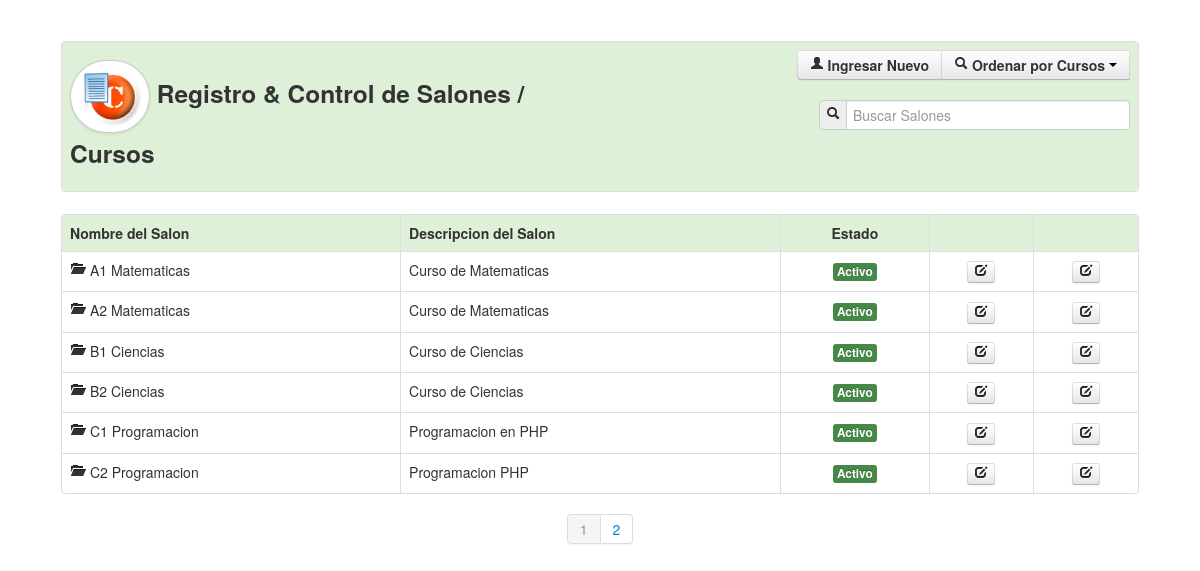
The app's page /salones.php (signed in) with its own data.
### tables this page shows
CREATE TABLE `salones` (
  `id` int(11) NOT NULL,
  `nombre` varchar(255) NOT NULL,
  `curso` varchar(255) NOT NULL,
  `estado` varchar(255) NOT NULL
);

### salones.php (the view, shortened to what this page needs)
<?php
		include_once('Class/funciones.php');
		$maximo=6;
		if(!empty($_GET['pag'])){
			$pag=limpiar($_GET['pag']);
		}else{
			$pag=1;
		}
		$inicio=($pag-1)*$maximo;
		$cans=mysql_query("SELECT COUNT(nombre)as total FROM salones");
		if($dat=mysql_fetch_array($cans)){
			$total=$dat['total'];
		}
?>
<!DOCTYPE html>
<html lang="en">
<head>
    <link href="css/bootstrap.css" rel="stylesheet">
    <link href="css/bootstrap-responsive.css" rel="stylesheet">
    <link href="css/docs.css" rel="stylesheet">
    <link href="js/google-code-prettify/prettify.css" rel="stylesheet">
</head>
<body data-spy="scroll" data-target=".bs-docs-sidebar">
<div align="center">
<table width="90%" border="0">
  <tr>
    <td>
    <table class="table table-bordered">
      <tr class="success">
        <td>
       	    <div class="row-fluid">
	            <div class="span6">
                	<h3><img src="img/curso.jpg" class="img-circle img-polaroid" width="70" height="65">
                        	Registro & Control de Salones / Cursos</h3>
                </div>
    	        <div class="span6">
                	<div align="right">
                	<div class="btn-group">
                    	<a href="#nuevo" role="button" class="btn" data-toggle="modal">
                            	<strong><i class="icon-user"></i> Ingresar Nuevo</strong>
                        </a>
                    	<button class="btn" data-toggle="dropdown">
                        	<i class="icon-search"></i> <strong>Ordenar por Cursos</strong> <span class="caret"></span>
                        </button>
                    </div><br><br>
                	<form name="form1" method="post" action="">
                    	<div class="input-prepend">
                        	<span class="add-on"><i class="icon-search"></i></span>
                            <input name="bus" type="text" placeholder="Buscar Salones" class="input-xlarge" autocomplete="off" autofocus>
                        </div>
                    </form>
                </div>
                </div>
            </div>
        </td>
      </tr>
    </table>
    </td>
  </tr>
  <tr>
    <td>
    <table class="table table-bordered table table-hover">
      <tr class="success">
        <td><strong>Nombre del Salon</strong></td>
        <td><strong>Descripcion del Salon</strong></td>
        <td><center><strong>Estado</strong></center></td>
        <td>&nbsp;</td>
        <td>&nbsp;</td>
      </tr>
      <?php
	  	if(empty($_GET['cursos'])){
			if(empty($_POST['bus'])){
				$sql="SELECT * FROM salones ORDER BY nombre LIMIT $inicio, $maximo";
			}else{
				$bus=limpiar($_POST['bus']);
				$sql="SELECT * FROM salones WHERE nombre LIKE '%$bus%' ORDER BY nombre LIMIT $inicio, $maximo";
			}
	 	}else{
			$bus=limpiar($_GET['cursos']);
			$sql="SELECT * FROM salones WHERE curso='$bus' ORDER BY nombre LIMIT $inicio, $maximo";
		}
		$can=mysql_query($sql);
		while($dato=mysql_fetch_array($can)){
	?>
      <tr>
        <td><i class="icon-folder-open"></i> <?php echo $dato['nombre']; ?></td>
        <td><?php echo $dato['curso']; ?></td>
        <td>
        	<center>
                <a href="salones.php?estado=<?php echo $dato['id']; ?>" title="Cambiar Estado">
                    <?php echo estado($dato['estado']); ?>
                </a>
            </center>
        </td>
        <td>
        	<center>
        	<a href="#actualizar<?php echo $dato['id']; ?>" role="button" class="btn btn-mini" data-toggle="modal" title="Actualizar Informacion">
            	<i class="icon-edit"></i>
            </a>
            </center>
        </td>
        <td><center>
        	<a href="#eliminar<?php echo $dato['id']; ?>" role="button" class="btn btn-mini" data-toggle="modal" title="Eliminar Salon">
            	<i class="icon-edit"></i>
            </a>
           </td>
      </tr>
      <?php } ?>
    </table>
    <center>
	<div class="pagination">
        <ul>
        	<?php
			if(empty($_GET['cursos']) and empty($_POST['bus'])){
				$tp = ceil($total/$maximo);
         		for	($n=1; $n<=$tp ; $n++){
					if($pag==$n){
						echo '<li class="active"><a href="salones.php?pag='.$n.'">'.$n.'</a></li>';
					}else{
						echo '<li><a href="salones.php?pag='.$n.'">'.$n.'</a></li>';
					}
				}
			}
			?>
        </ul>
    </div>
    </center>
    </td>
  </tr>
</table>
</div>
</body>
</html>

### Class/funciones.php (shortened to what this page needs)
<?php
	function estado($estado){
		if($estado=='s'){
			return '<span class="label label-success">Activo</span>';
		}else{
			return '<span class="label label-important">No Activo</span>';
		}
	}
?>

### css/docs.css (style rules this page uses)
body { position: relative; padding-top: 40px; }

### records on screen
salones: nombre "A1 Matematicas", curso "Curso de Matematicas", estado "Activo"
salones: nombre "A2 Matematicas", curso "Curso de Matematicas", estado "Activo"
salones: nombre "B1 Ciencias", curso "Curso de Ciencias", estado "Activo"
salones: nombre "B2 Ciencias", curso "Curso de Ciencias", estado "Activo"
salones: nombre "C1 Programacion", curso "Programacion en PHP", estado "Activo"
salones: nombre "C2 Programacion", curso "Programacion PHP", estado "Activo"
